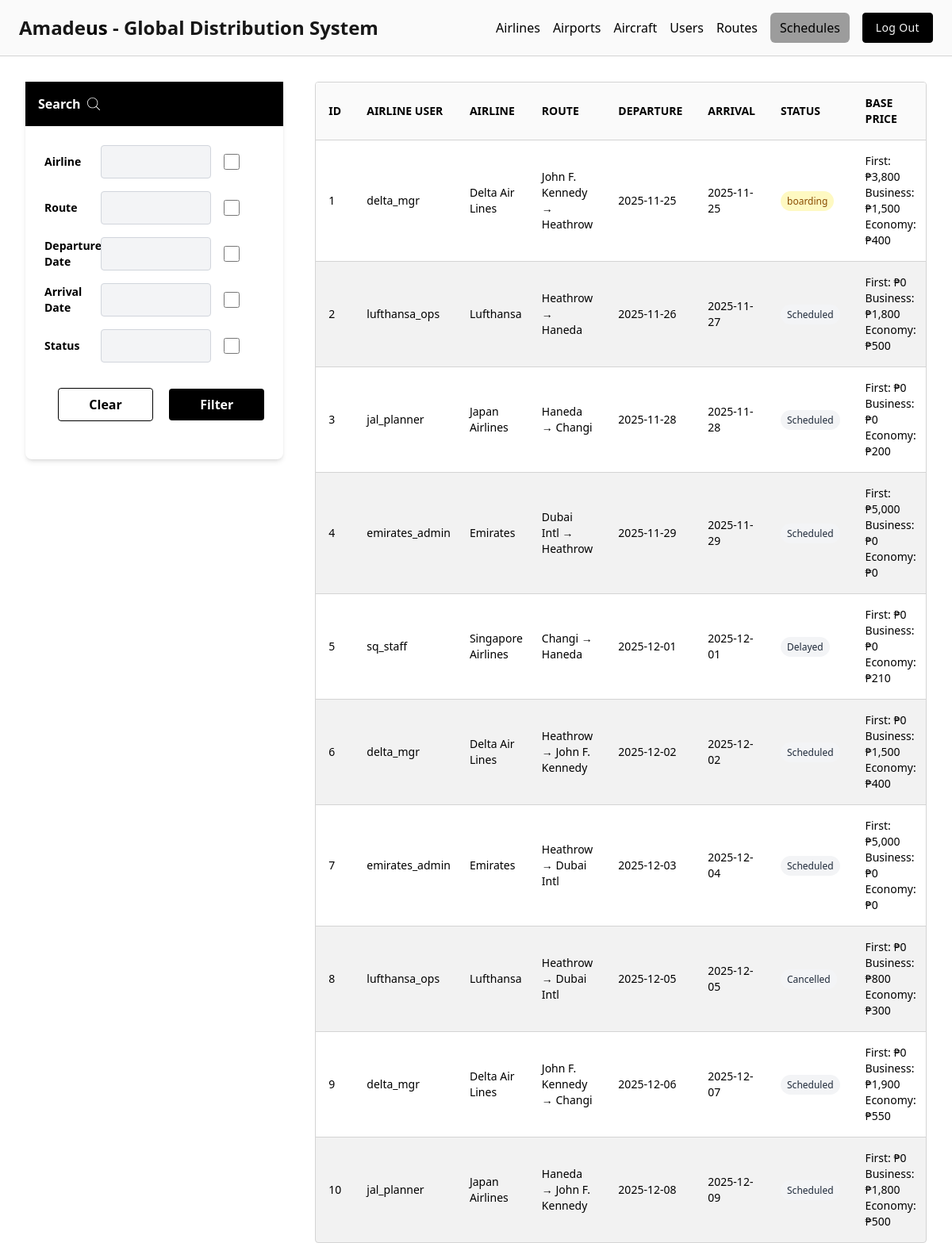
The app's page /flight-schedules (signed in) with its own data.
### tables this page shows
CREATE TABLE IF NOT EXISTS `flight_schedules` (
  `id` int NOT NULL AUTO_INCREMENT,
  `airline_user_id` int NOT NULL,
  `flight_route_id` int NOT NULL,
  `aircraft_id` int DEFAULT NULL,
  `date_departure` varchar(50) NOT NULL,
  `time_departure` varchar(50) NOT NULL,
  `date_arrival` varchar(50) NOT NULL,
  `time_arrival` varchar(50) NOT NULL,
  `status` varchar(50) NOT NULL,
  `price_f` decimal(10,2) NOT NULL DEFAULT '0.00',
  `price_c` decimal(10,2) NOT NULL DEFAULT '0.00',
  `price_y` decimal(10,2) NOT NULL DEFAULT '0.00',
  PRIMARY KEY (`id`),
  KEY `FK_flight_schedules_user` (`airline_user_id`),
  KEY `FK_flight_schedules_route` (`flight_route_id`),
  KEY `FK_flight_schedules_aircraft` (`aircraft_id`),
  CONSTRAINT `FK_flight_schedules_aircraft` FOREIGN KEY (`aircraft_id`) REFERENCES `aircraft` (`id`),
  CONSTRAINT `FK_flight_schedules_route` FOREIGN KEY (`flight_route_id`) REFERENCES `flight_routes` (`id`) ON DELETE CASCADE,
  CONSTRAINT `FK_flight_schedules_user` FOREIGN KEY (`airline_user_id`) REFERENCES `airline_users` (`id`) ON DELETE CASCADE
);

CREATE TABLE IF NOT EXISTS `airline_users` (
  `id` int NOT NULL AUTO_INCREMENT,
  `airline_id` int NOT NULL,
  `username` varchar(50) NOT NULL,
  `password` varchar(250) NOT NULL,
  `role` varchar(50) NOT NULL,
  PRIMARY KEY (`id`),
  KEY `FK_airline` (`airline_id`),
  CONSTRAINT `FK_airline` FOREIGN KEY (`airline_id`) REFERENCES `airlines` (`id`) ON DELETE CASCADE
);

CREATE TABLE IF NOT EXISTS `airlines` (
  `id` int NOT NULL AUTO_INCREMENT,
  `iata` varchar(3) NOT NULL,
  `icao` varchar(4) NOT NULL,
  `airline` varchar(100) NOT NULL,
  `callsign` varchar(100) NOT NULL,
  `country` varchar(100) NOT NULL,
  `comments` varchar(100) NOT NULL,
  PRIMARY KEY (`id`)
);

### Http/controllers/flight_schedules/index.php (called while the page is built, shortened)
<?php
$db = App::resolve(Database::class);
$query = "
    SELECT fs.*,
           au.username as airline_user_name,
           a.airline as airline_name,
           s.id as seat_id,
           s.flight_schedule_id,
           s.ticket_id,
           s.seat_no,
           s.class,
           s.status as seat_status,
           s.customer_name,
           s.customer_number,
           s.agency_number,
           s.price,
           orig.airport_name as origin_airport_name,
           dest.airport_name as destination_airport_name,
           fs.date_departure,
           fs.date_arrival,
           fs.time_departure,
           fs.time_arrival,
           fs.flight_route_id,
           fs.airline_user_id,
           fs.status,
           fs.price_f,
           fs.price_c,
           fs.price_y,
           craft.model,
           craft.rows,
           craft.columns,
           craft.layout,
           CONCAT(orig.airport_name, ' → ', dest.airport_name) as route_display
    FROM flight_schedules fs
    LEFT JOIN airline_users au ON fs.airline_user_id = au.id
    LEFT JOIN flight_routes fr ON fs.flight_route_id = fr.id
    LEFT JOIN airlines a ON au.airline_id = a.id
    LEFT JOIN airports orig ON fr.origin_airport_id = orig.id
    LEFT JOIN airports dest ON fr.destination_airport_id = dest.id
    LEFT JOIN seats s ON s.flight_schedule_id = fs.id
    LEFT JOIN aircraft craft ON craft.id = fs.aircraft_id
";
$params = [];
$rows = $db->query($query, $params)->get();
$schedules = [];
foreach ($rows as $row) {
    $fs_id = $row['id'];
    if (!isset($schedules[$fs_id])) {
        $schedules[$fs_id] = [
            'id' => $row['id'],
            'airline_user_name' => $row['airline_user_name'],
            'flight_route_id' => $row['flight_route_id'],
            'airline_user_id' => $row['airline_user_id'],
            'airline_name' => $row['airline_name'],
            'origin_airport_name' => $row['origin_airport_name'],
            'destination_airport_name' => $row['destination_airport_name'],
            'route_display' => $row['route_display'],
            'date_departure' => $row['date_departure'],
            'date_arrival' => $row['date_arrival'],
            'time_departure' => $row['time_departure'],
            'time_arrival' => $row['time_arrival'],
            'status' => $row['status'],
            'price_f' => $row['price_f'],
            'price_c' => $row['price_c'],
            'price_y' => $row['price_y'],
            'seats' => []
        ];
    }
    if (!empty($row['seat_id'])) {
        $schedules[$fs_id]['seats'][] = [
            'seat_id' => $row['seat_id'],
            'flight_schedule_id' => $row['flight_schedule_id'],
            'ticket_id' => $row['ticket_id'],
            'model' => $row['model'],
            'seat_no' => $row['seat_no'],
            'rows' => $row['rows'],
            'columns' => $row['columns'],
            'class' => $row['class'],
            'status' => $row['status'],
            'price' => $row['price'],
            'seat_status' => $row['seat_status'],
            'customer_name' => $row['customer_name'],
            'customer_number' => $row['customer_number'],
            'agency_number' => $row['agency_number'],
            'layout' => $row['layout']
        ];
    }
}
$flight_schedules = array_values($schedules);
require base_path('Http/views/flight_schedules/index.view.php');

### public/index.php (called while the page is built, shortened)
<?php
require BASE_PATH . "Core/functions.php";
require base_path("bootstrap.php");
$router = new Router();
$uri = parse_url($_SERVER['REQUEST_URI'], PHP_URL_PATH);
$method = $_POST['_method'] ?? $_SERVER['REQUEST_METHOD'];
try {
    $router->route($uri, $method);
} catch (ValidationException $exception) {
    Session::flash('errors', $exception->errors);
    Session::flash('old', $exception->old);
    redirect($router->previous_url());
}

### Core/Container.php (called while the page is built, shortened)
<?php
class Container
{
    protected $binds = [];
    public function bind($key, $resolver): void
    {
        $this->binds[$key] = $resolver;
    }
    public function resolve($key)
    {
        $resolver = $this->binds[$key];
        return call_user_func($resolver);
    }
}

### Core/functions.php (called while the page is built, shortened)
<?php
function base_path($path): string
{
    return BASE_PATH . $path;
}

### config.php (called while the page is built)
<?php
return [
    'database' => [
        'host' => $_ENV['DATABASE_HOSTNAME'],
        'port' => $_ENV['DATABASE_PORT'],
        'dbname' => $_ENV['DATABASE_NAME'],
        'charset' => $_ENV['DATABASE_CHARSET'],
    ],
];

### bootstrap.php (called while the page is built, shortened)
<?php
$container = new Container();
$container->bind('config', function () {
    return require base_path("config.php");
});
$container->bind('Core\Database', function () {
    $config = require base_path("config.php");
    return new Database($config['database'], $_ENV['DATABASE_USERNAME'], $_ENV['DATABASE_PASSWORD']);
});

### Core/Database.php (called while the page is built, shortened)
<?php
class Database {
    public $connection;
    public $statement;
    public function __construct($config, $username = 'root', $password = '')
    {
        $dsn = 'mysql:' . http_build_query($config, '', ';');
        $this->connection = new PDO($dsn, $username, $password, [
            PDO::ATTR_DEFAULT_FETCH_MODE => PDO::FETCH_ASSOC
        ]);
    }
    public function query($query, $params = []): static
    {
        $this->statement = $this->connection->prepare($query);
        $this->statement->execute($params);
        return $this;
    }
    public function get()
    {
        return $this->statement->fetchAll();
    }
}

### Core/App.php (called while the page is built, shortened)
<?php
class App
{
    protected static $container;
    public static function setContainer($container): void
    {
        static::$container = $container;
    }
    public static function resolve($key)
    {
        return static::$container->resolve($key);
    }
}

### Http/views/flight_schedules/index.view.php (the view, shortened to what this page needs)
<?php
require base_path('Http/views/partials/head.php');
require base_path('Http/views/partials/nav.php');
?>
<main x-data="{
    showDeleteModal: false,
    deleteId: null,
    showUpdateModal: false,
    editData: null,
    showSeatsModal: false,
    showVisualModal: false,
    showSeatEditModal: false,
    selectedSeat: null,
    scheduleData: [],
    getSeatNumber(row, col) {
        if (!this.scheduleData || this.scheduleData.length === 0) return '';
        const layout = this.scheduleData[0]?.layout;
        if (!layout) return '';
        const rows = layout.split(' ');
        if (row < 1 || row > rows.length) return '';
        const rowLayout = rows[row - 1];
        const columns = ['A', 'B', 'C', 'D', 'E', 'F', 'G', 'H', 'I', 'J', 'K'];
        let seatCount = 0;
        for (let i = 0; i < col; i++) {
            if (rowLayout[i] === '1') {
                seatCount++;
            }
        }
        return row + columns[seatCount - 1];
    },
    getSeatStatus(row, col) {
        if (!this.scheduleData || this.scheduleData.length === 0) return 'available';
        const seatNumber = this.getSeatNumber(row, col);
        const seat = this.scheduleData.find(s => s.seat_no === seatNumber);
        return seat ? seat.seat_status : 'available';
    },
    getSeatId(row, col) {
        if (!this.scheduleData || this.scheduleData.length === 0) return 'No details available';
        const seatNumber = this.getSeatNumber(row, col);
        const seat = this.scheduleData.find(s => s.seat_no === seatNumber);
        return seat.seat_id;
    },
    getSeatData(row, col) {
        if (!this.scheduleData || this.scheduleData.length === 0) return null;
        const seatNumber = this.getSeatNumber(row, col);
        const seat = this.scheduleData.find(s => s.seat_no === seatNumber);
        return seat || null;
    },
    getSeatDetails(row, col) {
        if (!this.scheduleData || this.scheduleData.length === 0) return 'No details available';
        const seatNumber = this.getSeatNumber(row, col);
        const seat = this.scheduleData.find(s => s.seat_no === seatNumber);
        if (!seat) return 'Seat: ' + seatNumber + '\nStatus: available';
        const className = seat.class === 'F' ? 'First Class' : seat.class === 'C' ? 'Business Class' : 'Economy Class';
        let details = `Seat: ${seat.seat_no}\n`;
        details += `Ticket ID: ${seat.ticket_id || 'N/A'}\n`;
        details += `Price: ₱${seat.price}\n`;
        details += `Customer: ${seat.customer_name || 'N/A'}\n`;
        details += `Status: ${seat.seat_status}\n`;
        return details;
    },
    getSeatClass(row, col) {
        if (!this.scheduleData || this.scheduleData.length === 0) return 'Y';
        const seatNumber = this.getSeatNumber(row, col);
        const seat = this.scheduleData.find(s => s.seat_no === seatNumber);
        return seat ? seat.class : 'Y';
    },
    shouldShowSeparator(rowIndex) {
        if (!this.scheduleData || this.scheduleData.length === 0) return false;
        const currentRow = rowIndex + 1;
        const nextRow = currentRow + 1;
        // Get the class of the first seat in current row and next row
        const currentClass = this.getSeatClass(currentRow, 1);
        const nextClass = this.getSeatClass(nextRow, 1);
        return currentClass !== nextClass;
    },
    getClassLabel(rowIndex) {
        const row = rowIndex + 1;
        const seatClass = this.getSeatClass(row, 1);
        if (seatClass === 'F') return 'First Class';
        if (seatClass === 'C') return 'Business Class';
        return 'Economy Class';
    }
}"
    class="h-full w-full flex justify-center gap-x-10 font-bold p-8">
    <div class="max-w-4xl mx-auto rounded-lg bg-white h-fit shadow-md min-w-1/4">
        <div class="p-4 w-full bg-black flex gap-x-2 items-center">
            <p class="text-white">Search</p>
        </div>
        <div id="filterContainer" class="p-6 space-y-3 mb-2 w-full">
        </div>
    </div>
    <div class="overflow-hidden w-full h-fit overflow-x-auto rounded-sm border border-neutral-300 dark:border-neutral-700">
        <table id="flightSchedulesTable" class="w-full font-medium text-left text-sm text-black dark:text-black">
            <thead class="border-b border-neutral-300 bg-neutral-50 text-sm text-black dark:border-neutral-700 dark:bg-neutral-900 dark:text-white">
                <tr>
                    <th scope="col" class="p-4">ID</th>
                    <th scope="col" class="p-4">AIRLINE USER</th>
                    <th scope="col" class="py-4 px-2">AIRLINE</th>
                    <th scope="col" class="p-4 w-64">ROUTE</th>
                    <th scope="col" class="p-4">DEPARTURE</th>
                    <th scope="col" class="p-4">ARRIVAL</th>
                    <th scope="col" class="p-4">STATUS</th>
                    <th scope="col" class="p-4">BASE PRICE</th>
                </tr>
            </thead>
            <tbody class="divide-y divide-neutral-300 dark:divide-neutral-700">
                <?php foreach ($flight_schedules as $schedule) : ?>
                    <tr class="even:bg-black/5 dark:even:bg-white/10">
                        <td class="p-4" data-field="id"><?= $schedule['id'] ?? 'N/A' ?></td>
                        <td class="p-4"
                            data-field="airline_user_name"><?= $schedule['airline_user_name'] ?? 'N/A' ?></td>
                        <td class="py-4 px-2" data-field="airline_name"><?= $schedule['airline_name'] ?? 'N/A' ?></td>
                        <td class="p-4 text-wrap w-64" data-field="route_display"><?= $schedule['route_display'] ?? 'N/A' ?></td>
                        <td class="p-4"
                            data-field="departure"><?= ($schedule['date_departure'] ?? 'N/A') ?></td>
                        <td class="p-4"
                            data-field="arrival"><?= ($schedule['date_arrival'] ?? 'N/A') ?></td>
                        <td class="p-4" data-field="status">
                            <span class="px-2 py-1 text-xs font-medium rounded-full
                                <?php
                                switch ($schedule['status'] ?? '') {
                                    case 'boarding':
                                        echo 'bg-yellow-100 text-yellow-800';
                                        break;
                                    default:
                                        echo 'bg-gray-100 text-gray-800';
                                }
                                ?>">
                                <?= $schedule['status'] ?? 'N/A' ?>
                            </span>
                        </td>
                        <td class="p-4" data-field="pricing">
                            <div>
                                <p>First: <?= '₱' . number_format($schedule['price_f'])  ?></p>
                                <p>Business: <?= '₱' . number_format($schedule['price_c'])  ?></p>
                                <p>Economy: <?= '₱' . number_format($schedule['price_y'])  ?></p>
                            </div>
                        </td>
                    </tr>
                <?php endforeach; ?>
            </tbody>
        </table>
    </div>
</main>
<?php
require base_path('Http/views/partials/footer.php');
?>

### Core/Router.php (shortened to what this page needs)
<?php
class Router
{
    protected array $routes = [];
    public function add_routes($uri, $controller, $method): static
    {
        $this->routes[] = [
            'uri' => $uri,
            'controller' => $controller,
            'method' => $method,
            'middleware' => null,
        ];
        return $this;
    }
    public function only($key): static
    {
        $this->routes[array_key_last($this->routes)]['middleware'] = $key;
        return $this;
    }
    public function route($uri, $method)
    {
        foreach ($this->routes as $route) {
            if ($route['uri'] === $uri && $route['method'] === strtoupper($method)) {
                return require base_path("/Http/controllers/" . $route['controller']);
            }
        }
    }
}

### records on screen
flight_schedules: id "3", airline_user.username "jal_planner", airlines.airline "Japan Airlines", route_display "Haneda → Changi", date_departure "2025-11-28", date_arrival "2025-11-28", status "Scheduled", price_f "0", price_c "0", price_y "200"
flight_schedules: id "4", airline_user.username "emirates_admin", airlines.airline "Emirates", route_display "Dubai Intl → Heathrow", date_departure "2025-11-29", date_arrival "2025-11-29", status "Scheduled", price_f "5,000", price_c "0", price_y "0"
flight_schedules: id "5", airline_user.username "sq_staff", airlines.airline "Singapore Airlines", route_display "Changi → Haneda", date_departure "2025-12-01", date_arrival "2025-12-01", status "Delayed", price_f "0", price_c "0", price_y "210"
flight_schedules: id "6", airline_user.username "delta_mgr", airlines.airline "Delta Air Lines", route_display "Heathrow → John F. Kennedy", date_departure "2025-12-02", date_arrival "2025-12-02", status "Scheduled", price_f "0", price_c "1,500", price_y "400"
flight_schedules: id "7", airline_user.username "emirates_admin", airlines.airline "Emirates", route_display "Heathrow → Dubai Intl", date_departure "2025-12-03", date_arrival "2025-12-04", status "Scheduled", price_f "5,000", price_c "0", price_y "0"
flight_schedules: id "8", airline_user.username "lufthansa_ops", airlines.airline "Lufthansa", route_display "Heathrow → Dubai Intl", date_departure "2025-12-05", date_arrival "2025-12-05", status "Cancelled", price_f "0", price_c "800", price_y "300"
flight_schedules: id "9", airline_user.username "delta_mgr", airlines.airline "Delta Air Lines", route_display "John F. Kennedy → Changi", date_departure "2025-12-06", date_arrival "2025-12-07", status "Scheduled", price_f "0", price_c "1,900", price_y "550"
flight_schedules: id "10", airline_user.username "jal_planner", airlines.airline "Japan Airlines", route_display "Haneda → John F. Kennedy", date_departure "2025-12-08", date_arrival "2025-12-09", status "Scheduled", price_f "0", price_c "1,800", price_y "500"

### other values on screen
$schedule['id'] "1"
$schedule['airline_user_name'] "delta_mgr"
$schedule['airline_name'] "Delta Air Lines"
$schedule['route_display'] "John F. Kennedy → Heathrow"
$schedule['date_departure'] "2025-11-25"
$schedule['date_arrival'] "2025-11-25"
$schedule['status'] "boarding"
$schedule['price_f'] "3,800"
$schedule['price_c'] "1,500"
$schedule['price_y'] "400"
$schedule['id'] "2"
$schedule['airline_user_name'] "lufthansa_ops"
$schedule['airline_name'] "Lufthansa"
$schedule['route_display'] "Heathrow → Haneda"
$schedule['date_departure'] "2025-11-26"
